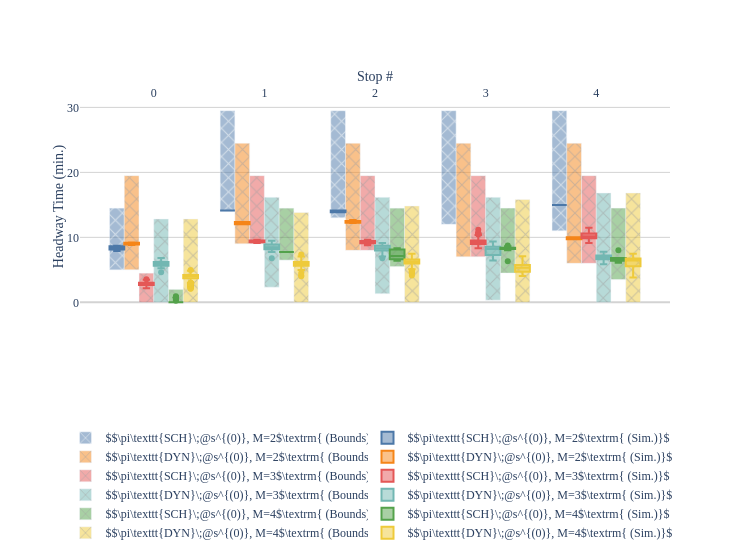

The cell this chart's notebook holds for it:
### Markdown cell above
## Number of Buses

### Code cell
# Base route - no control
N_STOPS = 5
BASE_ROUTE = [
    {
        'tau': (4, 4.5),
        'delta': (0, 0.5),
        'policy': BolehPolicy,
        'policy_args': {},
    } for _ in range(N_STOPS)
]

# Scheduled terminal departure
SCHED_ROUTE = copy.deepcopy(BASE_ROUTE)
SCHED_ROUTE[0]['policy'] = LeakyBucketPolicy
SCHED_ROUTE[0]['policy_args'] = {'time_delta': 10, 'offset': 0}

# Scheduled terminal departure
SCHED_ROUTE2 = copy.deepcopy(BASE_ROUTE)
SCHED_ROUTE2[0]['policy'] = LeakyBucketPolicy
SCHED_ROUTE2[0]['policy_args'] = {'time_delta': 15, 'offset': 0}

# Scheduled terminal departure
SCHED_ROUTE4 = copy.deepcopy(BASE_ROUTE)
SCHED_ROUTE4[0]['policy'] = LeakyBucketPolicy
SCHED_ROUTE4[0]['policy_args'] = {'time_delta': 7.5, 'offset': 0}

# Ratio Driven Route has one stop driven by ratio policy
RATIO_ROUTE = copy.deepcopy(BASE_ROUTE)
RATIO_ROUTE[0]['policy'] = RatioDrivenPolicy
RATIO_ROUTE[0]['policy_args'] = {'target_ratio': 1, 'activation_ratio': 1, 'max_holding': float('inf')}


routes = {
    r'$\pi\texttt{SCH}\;@s^{(0)}, M=2$': (SCHED_ROUTE2, [0, 15]),
    r'$\pi\texttt{DYN}\;@s^{(0)}, M=2$': (RATIO_ROUTE, [0, 15]),
    r'$\pi\texttt{SCH}\;@s^{(0)}, M=3$': (SCHED_ROUTE, [0, 10, 20]),
    r'$\pi\texttt{DYN}\;@s^{(0)}, M=3$': (RATIO_ROUTE, [0, 10, 20]), 
    r'$\pi\texttt{SCH}\;@s^{(0)}, M=4$': (SCHED_ROUTE4, [0, 7.5, 15, 22.5]),
    r'$\pi\texttt{DYN}\;@s^{(0)}, M=4$': (RATIO_ROUTE, [0, 7.5, 15, 22.5]), 
}
t_max=60 * 24 * 7
results = {}
for name, route in routes.items():
    print(f'Working on {name}...')
    wc_headway, bc_headway = wcht(route_factory(route[0]), route[1], t_max)
    wc_travel = []
    for i in range(len(route[0])):
        wc_travel.append([])
        for j in range(len(route[0])):
            wc_travel[i].append(wctt(route_factory(route[0]), route[1], wc_headway, i, j))
    prob_results = simulate(route_factory(route[0]), route[1], t_max, seed=0)
    results[name] = {
        'worst_case': {'headway': wc_headway, 'travel': wc_travel},
        'best_case': {'headway': bc_headway},
        'simulation': prob_results,
        'route': route[0]
    }

plot_headway(results)

### Figure 1 — Plotly figure (JSON) as saved in the notebook; plotly's stock layout.template omitted (floating-point values rounded to 4 significant figures; data arrays with more than 128 entries replaced by an {"elided": "..."} marker saying what was removed)
{"data": [{"base": [5], "legend": "legend", "marker": {"color": "#4C78A8", "pattern": {"shape": "x"}}, "name": "$$\\pi\\texttt{SCH}\\;@s^{(0)}, M=2$\\textrm{ (Bounds)}$", "opacity": 0.5, "showlegend": true, "type": "bar", "width": 0.1333, "x": [-0.3333], "y": [9.5]}, {"legend": "legend2", "marker": {"color": "#4C78A8"}, "name": "$$\\pi\\texttt{SCH}\\;@s^{(0)}, M=2$\\textrm{ (Sim.)}$", "opacity": 1, "showlegend": true, "type": "box", "width": 0.1333, "x": [-0.3333, -0.3333, -0.3333, -0.3333], "y": [8.521, 8.359, 8.71, 7.885]}, {"base": [14], "legend": "legend", "marker": {"color": "#4C78A8", "pattern": {"shape": "x"}}, "name": "$$\\pi\\texttt{SCH}\\;@s^{(0)}, M=2$\\textrm{ (Bounds)}$", "opacity": 0.5, "showlegend": false, "type": "bar", "width": 0.1333, "x": [0.6667], "y": [15.5]}, {"legend": "legend2", "marker": {"color": "#4C78A8"}, "name": "$$\\pi\\texttt{SCH}\\;@s^{(0)}, M=2$\\textrm{ (Sim.)}$", "opacity": 1, "showlegend": false, "type": "box", "width": 0.1333, "x": [0.6667], "y": [14.14]}, {"base": [13], "legend": "legend", "marker": {"color": "#4C78A8", "pattern": {"shape": "x"}}, "name": "$$\\pi\\texttt{SCH}\\;@s^{(0)}, M=2$\\textrm{ (Bounds)}$", "opacity": 0.5, "showlegend": false, "type": "bar", "width": 0.1333, "x": [1.667], "y": [16.5]}, {"legend": "legend2", "marker": {"color": "#4C78A8"}, "name": "$$\\pi\\texttt{SCH}\\;@s^{(0)}, M=2$\\textrm{ (Sim.)}$", "opacity": 1, "showlegend": false, "type": "box", "width": 0.1333, "x": [1.667, 1.667], "y": [14.15, 13.85]}, {"base": [12], "legend": "legend", "marker": {"color": "#4C78A8", "pattern": {"shape": "x"}}, "name": "$$\\pi\\texttt{SCH}\\;@s^{(0)}, M=2$\\textrm{ (Bounds)}$", "opacity": 0.5, "showlegend": false, "type": "bar", "width": 0.1333, "x": [2.667], "y": [17.5]}, {"legend": "legend2", "marker": {"color": "#4C78A8"}, "name": "$$\\pi\\texttt{SCH}\\;@s^{(0)}, M=2$\\textrm{ (Sim.)}$", "opacity": 1, "showlegend": false, "type": "box", "width": 0.1333, "x": [], "y": []}, {"base": [11], "legend": "legend", "marker": {"color": "#4C78A8", "pattern": {"shape": "x"}}, "name": "$$\\pi\\texttt{SCH}\\;@s^{(0)}, M=2$\\textrm{ (Bounds)}$", "opacity": 0.5, "showlegend": false, "type": "bar", "width": 0.1333, "x": [3.667], "y": [18.5]}, {"legend": "legend2", "marker": {"color": "#4C78A8"}, "name": "$$\\pi\\texttt{SCH}\\;@s^{(0)}, M=2$\\textrm{ (Sim.)}$", "opacity": 1, "showlegend": false, "type": "box", "width": 0.1333, "x": [3.667], "y": [14.98]}, {"base": [5], "legend": "legend", "marker": {"color": "#F58518", "pattern": {"shape": "x"}}, "name": "$$\\pi\\texttt{DYN}\\;@s^{(0)}, M=2$\\textrm{ (Bounds)}$", "opacity": 0.5, "showlegend": true, "type": "bar", "width": 0.1333, "x": [-0.2], "y": [14.5]}, {"legend": "legend2", "marker": {"color": "#F58518"}, "name": "$$\\pi\\texttt{DYN}\\;@s^{(0)}, M=2$\\textrm{ (Sim.)}$", "opacity": 1, "showlegend": true, "type": "box", "width": 0.1333, "x": [-0.2, -0.2, -0.2, -0.2], "y": [8.841, 9.14, 9.201, 8.974]}, {"base": [9], "legend": "legend", "marker": {"color": "#F58518", "pattern": {"shape": "x"}}, "name": "$$\\pi\\texttt{DYN}\\;@s^{(0)}, M=2$\\textrm{ (Bounds)}$", "opacity": 0.5, "showlegend": false, "type": "bar", "width": 0.1333, "x": [0.8], "y": [15.5]}, {"legend": "legend2", "marker": {"color": "#F58518"}, "name": "$$\\pi\\texttt{DYN}\\;@s^{(0)}, M=2$\\textrm{ (Sim.)}$", "opacity": 1, "showlegend": false, "type": "box", "width": 0.1333, "x": [0.8, 0.8], "y": [12.35, 12.01]}, {"base": [8], "legend": "legend", "marker": {"color": "#F58518", "pattern": {"shape": "x"}}, "name": "$$\\pi\\texttt{DYN}\\;@s^{(0)}, M=2$\\textrm{ (Bounds)}$", "opacity": 0.5, "showlegend": false, "type": "bar", "width": 0.1333, "x": [1.8], "y": [16.5]}, {"legend": "legend2", "marker": {"color": "#F58518"}, "name": "$$\\pi\\texttt{DYN}\\;@s^{(0)}, M=2$\\textrm{ (Sim.)}$", "opacity": 1, "showlegend": false, "type": "box", "width": 0.1333, "x": [1.8, 1.8, 1.8, 1.8, 1.8, 1.8, 1.8, 1.8], "y": [12.67, 12.25, 12.46, 12.55, 12.36, 12.49, 12.22, 12.25]}, {"base": [7], "legend": "legend", "marker": {"color": "#F58518", "pattern": {"shape": "x"}}, "name": "$$\\pi\\texttt{DYN}\\;@s^{(0)}, M=2$\\textrm{ (Bounds)}$", "opacity": 0.5, "showlegend": false, "type": "bar", "width": 0.1333, "x": [2.8], "y": [17.5]}, {"legend": "legend2", "marker": {"color": "#F58518"}, "name": "$$\\pi\\texttt{DYN}\\;@s^{(0)}, M=2$\\textrm{ (Sim.)}$", "opacity": 1, "showlegend": false, "type": "box", "width": 0.1333, "x": [], "y": []}, {"base": [6], "legend": "legend", "marker": {"color": "#F58518", "pattern": {"shape": "x"}}, "name": "$$\\pi\\texttt{DYN}\\;@s^{(0)}, M=2$\\textrm{ (Bounds)}$", "opacity": 0.5, "showlegend": false, "type": "bar", "width": 0.1333, "x": [3.8], "y": [18.5]}, {"legend": "legend2", "marker": {"color": "#F58518"}, "name": "$$\\pi\\texttt{DYN}\\;@s^{(0)}, M=2$\\textrm{ (Sim.)}$", "opacity": 1, "showlegend": false, "type": "box", "width": 0.1333, "x": [3.8, 3.8], "y": [9.706, 10.0]}, {"base": [0], "legend": "legend", "marker": {"color": "#E45756", "pattern": {"shape": "x"}}, "name": "$$\\pi\\texttt{SCH}\\;@s^{(0)}, M=3$\\textrm{ (Bounds)}$", "opacity": 0.5, "showlegend": true, "type": "bar", "width": 0.1333, "x": [-0.06667], "y": [4.5]}, {"legend": "legend2", "marker": {"color": "#E45756"}, "name": "$$\\pi\\texttt{SCH}\\;@s^{(0)}, M=3$\\textrm{ (Sim.)}$", "opacity": 1, "showlegend": true, "type": "box", "width": 0.1333, "x": [-0.06667, -0.06667, -0.06667, -0.06667, -0.06667, -0.06667, -0.06667, -0.06667, -0.06667, -0.06667, -0.06667, -0.06667, -0.06667, -0.06667, -0.06667, -0.06667, -0.06667, -0.06667, -0.06667, -0.06667, -0.06667, -0.06667, -0.06667, -0.06667, -0.06667, -0.06667, -0.06667, -0.06667, -0.06667, -0.06667, -0.06667, -0.06667, -0.06667, -0.06667, -0.06667, -0.06667, -0.06667, -0.06667, -0.06667, -0.06667, -0.06667, -0.06667, -0.06667, -0.06667, -0.06667, -0.06667, -0.06667, -0.06667, -0.06667, -0.06667, -0.06667, -0.06667, -0.06667, -0.06667, -0.06667, -0.06667, -0.06667, -0.06667, -0.06667, -0.06667, -0.06667, -0.06667, -0.06667, -0.06667, -0.06667, -0.06667, -0.06667, -0.06667, -0.06667, -0.06667, -0.06667, -0.06667, -0.06667, -0.06667], "y": [2.581, 2.353, 2.897, 2.901, 3.491, 2.978, 3.046, 2.983, 2.633, 2.663, 3.131, 2.456, 2.82, 2.683, 2.879, 2.793, 2.305, 2.778, 2.924, 2.672, 2.831, 2.988, 3.025, 2.811, 3.102, 2.575, 2.945, 2.563, 3.096, 2.437, 2.76, 2.881, 3.318, 3.038, 3.051, 2.582, 2.741, 3.101, 3.012, 2.651, 3.167, 3.007, 2.361, 2.992, 2.907, 3.564, 3.258, 2.806, 3.166, 2.994, 2.879, 2.681, 2.822, 2.628, 2.97, 2.683, 2.976, 2.699, 2.714, 2.892, 2.694, 2.631, 3.1, 2.663, 2.589, 2.734, 2.545, 2.836, 3.095, 2.773, 3.189, 2.396, 2.896, 2.153]}, {"base": [9], "legend": "legend", "marker": {"color": "#E45756", "pattern": {"shape": "x"}}, "name": "$$\\pi\\texttt{SCH}\\;@s^{(0)}, M=3$\\textrm{ (Bounds)}$", "opacity": 0.5, "showlegend": false, "type": "bar", "width": 0.1333, "x": [0.9333], "y": [10.5]}, {"legend": "legend2", "marker": {"color": "#E45756"}, "name": "$$\\pi\\texttt{SCH}\\;@s^{(0)}, M=3$\\textrm{ (Sim.)}$", "opacity": 1, "showlegend": false, "type": "box", "width": 0.1333, "x": [0.9333, 0.9333, 0.9333, 0.9333, 0.9333, 0.9333, 0.9333, 0.9333, 0.9333, 0.9333, 0.9333, 0.9333, 0.9333, 0.9333, 0.9333], "y": [9.609, 9.372, 9.4, 9.62, 9.244, 9.406, 9.243, 9.568, 9.148, 9.152, 9.464, 9.417, 9.214, 9.513, 9.369]}, {"base": [8], "legend": "legend", "marker": {"color": "#E45756", "pattern": {"shape": "x"}}, "name": "$$\\pi\\texttt{SCH}\\;@s^{(0)}, M=3$\\textrm{ (Bounds)}$", "opacity": 0.5, "showlegend": false, "type": "bar", "width": 0.1333, "x": [1.933], "y": [11.5]}, {"legend": "legend2", "marker": {"color": "#E45756"}, "name": "$$\\pi\\texttt{SCH}\\;@s^{(0)}, M=3$\\textrm{ (Sim.)}$", "opacity": 1, "showlegend": false, "type": "box", "width": 0.1333, "x": [1.933, 1.933, 1.933, 1.933, 1.933, 1.933, 1.933, 1.933, 1.933, 1.933, 1.933, 1.933, 1.933, 1.933, 1.933, 1.933, 1.933, 1.933, 1.933, 1.933, 1.933, 1.933, 1.933, 1.933, 1.933, 1.933, 1.933, 1.933, 1.933, 1.933, 1.933, 1.933, 1.933, 1.933, 1.933, 1.933, 1.933, 1.933, 1.933, 1.933, 1.933, 1.933, 1.933, 1.933, 1.933], "y": [8.912, 9.502, 9.614, 9.444, 9.15, 9.458, 9.023, 9.511, 8.976, 9.202, 8.803, 8.894, 9.467, 8.981, 9.44, 9.263, 9.119, 9.362, 8.901, 8.937, 9.34, 9.326, 9.265, 9.071, 9.445, 9.583, 9.377, 9.186, 9.554, 9.096, 9.179, 9.217, 9.47, 8.932, 9.124, 9.438, 9.236, 8.813, 9.313, 9.432, 9.104, 9.269, 9.09, 9.349, 9.086]}, {"base": [7], "legend": "legend", "marker": {"color": "#E45756", "pattern": {"shape": "x"}}, "name": "$$\\pi\\texttt{SCH}\\;@s^{(0)}, M=3$\\textrm{ (Bounds)}$", "opacity": 0.5, "showlegend": false, "type": "bar", "width": 0.1333, "x": [2.933], "y": [12.5]}, {"legend": "legend2", "marker": {"color": "#E45756"}, "name": "$$\\pi\\texttt{SCH}\\;@s^{(0)}, M=3$\\textrm{ (Sim.)}$", "opacity": 1, "showlegend": false, "type": "box", "width": 0.1333, "x": [2.933, 2.933, 2.933, 2.933, 2.933, 2.933, 2.933, 2.933, 2.933, 2.933, 2.933, 2.933, 2.933, 2.933, 2.933, 2.933, 2.933, 2.933, 2.933, 2.933, 2.933, 2.933, 2.933, 2.933, 2.933, 2.933, 2.933, 2.933, 2.933, 2.933, 2.933, 2.933, 2.933, 2.933, 2.933, 2.933, 2.933, 2.933, 2.933, 2.933, 2.933, 2.933, 2.933, 2.933, 2.933, 2.933, 2.933, 2.933, 2.933, 2.933, 2.933, 2.933, 2.933, 2.933, 2.933, 2.933, 2.933, 2.933, 2.933, 2.933, 2.933, 2.933, 2.933, 2.933, 2.933, 2.933, 2.933, 2.933, 2.933, 2.933, 2.933, 2.933, 2.933, 2.933, 2.933, 2.933, 2.933, 2.933, 2.933, 2.933, 2.933, 2.933, 2.933], "y": [10.58, 9.414, 8.586, 8.953, 8.605, 8.94, 10.3, 8.886, 9.585, 9.268, 8.932, 8.949, 8.98, 9.199, 8.56, 8.918, 9.174, 8.91, 9.074, 9.902, 9.287, 9.064, 9.981, 10.28, 9.057, 9.336, 9.175, 9.243, 9.474, 9.249, 8.823, 8.979, 11.19, 8.846, 9.163, 8.954, 9.922, 9.123, 8.83, 8.917, 9.821, 8.943, 9.44, 9.522, 9.209, 9.537, 9.934, 8.895, 10.35, 9.468, 9.055, 10.1, 9.447, 10.22, 8.329, 9.375, 9.27, 9.221, 9.022, 10.62, 10.1, 9.305, 9.084, 8.789, 8.858, 10.55, 9.247, 9.245, 9.222, 8.999, 9.473, 10.64, 10.6, 10.07, 9.236, 9.114, 9.455, 10.42, 8.713, 9.426, 9.351, 9.124, 8.986]}, {"base": [6], "legend": "legend", "marker": {"color": "#E45756", "pattern": {"shape": "x"}}, "name": "$$\\pi\\texttt{SCH}\\;@s^{(0)}, M=3$\\textrm{ (Bounds)}$", "opacity": 0.5, "showlegend": false, "type": "bar", "width": 0.1333, "x": [3.933], "y": [13.5]}, {"legend": "legend2", "marker": {"color": "#E45756"}, "name": "$$\\pi\\texttt{SCH}\\;@s^{(0)}, M=3$\\textrm{ (Sim.)}$", "opacity": 1, "showlegend": false, "type": "box", "width": 0.1333, "x": [3.933, 3.933, 3.933, 3.933, 3.933, 3.933, 3.933, 3.933, 3.933, 3.933, 3.933, 3.933, 3.933, 3.933, 3.933, 3.933, 3.933, 3.933, 3.933, 3.933, 3.933, 3.933, 3.933, 3.933, 3.933, 3.933, 3.933, 3.933, 3.933, 3.933, 3.933, 3.933, 3.933, 3.933, 3.933, 3.933, 3.933, 3.933, 3.933, 3.933, 3.933, 3.933, 3.933, 3.933, 3.933, 3.933, 3.933, 3.933, 3.933, 3.933, 3.933, 3.933], "y": [10.87, 10.52, 10.64, 10.05, 10.85, 9.857, 10.21, 10.4, 9.526, 10.62, 9.841, 10.03, 10.35, 10.07, 10.29, 9.922, 10.89, 9.607, 10.05, 10.1, 11.5, 9.895, 10.95, 11.28, 9.257, 9.846, 10.54, 10.52, 9.15, 9.855, 9.855, 10.5, 9.843, 9.603, 9.967, 10.39, 10.76, 10.04, 10.42, 9.954, 9.658, 9.947, 10.63, 10.13, 10.39, 10.13, 10.26, 10.91, 10.64, 10.99, 9.881, 9.518]}, {"base": [0], "legend": "legend", "marker": {"color": "#72B7B2", "pattern": {"shape": "x"}}, "name": "$$\\pi\\texttt{DYN}\\;@s^{(0)}, M=3$\\textrm{ (Bounds)}$", "opacity": 0.5, "showlegend": true, "type": "bar", "width": 0.1333, "x": [0.06667], "y": [12.83]}, {"legend": "legend2", "marker": {"color": "#72B7B2"}, "name": "$$\\pi\\texttt{DYN}\\;@s^{(0)}, M=3$\\textrm{ (Sim.)}$", "opacity": 1, "showlegend": true, "type": "box", "width": 0.1333, "x": [0.06667, 0.06667, 0.06667, 0.06667, 0.06667, 0.06667, 0.06667, 0.06667, 0.06667, 0.06667, 0.06667, 0.06667, 0.06667, 0.06667, 0.06667, 0.06667, 0.06667, 0.06667, 0.06667, 0.06667, 0.06667, 0.06667, 0.06667, 0.06667, 0.06667, 0.06667, 0.06667, 0.06667, 0.06667, 0.06667, 0.06667, 0.06667, 0.06667, 0.06667, 0.06667, 0.06667, 0.06667, 0.06667, 0.06667, 0.06667, 0.06667, 0.06667, 0.06667, 0.06667, 0.06667, 0.06667, 0.06667, 0.06667, 0.06667, 0.06667, 0.06667, 0.06667, 0.06667, 0.06667, 0.06667, 0.06667, 0.06667, 0.06667], "y": [5.482, 5.748, 5.235, 5.558, 6.281, 5.633, 6.261, 6.22, 5.931, 5.718, 6.253, 6.101, 5.919, 5.524, 6.084, 5.976, 6.571, 6.342, 5.682, 5.343, 5.986, 5.492, 4.641, 5.814, 5.917, 6.263, 6.628, 5.804, 5.87, 5.728, 5.365, 5.502, 5.797, 6.135, 6.434, 6.067, 5.724, 6.561, 6.006, 5.849, 6.18, 6.03, 6.151, 5.582, 6.1, 6.202, 6.843, 5.727, 6.227, 6.61, 5.716, 5.39, 5.583, 5.798, 5.417, 5.347, 6.42, 6.076]}, {"base": [2.333], "legend": "legend", "marker": {"color": "#72B7B2", "pattern": {"shape": "x"}}, "name": "$$\\pi\\texttt{DYN}\\;@s^{(0)}, M=3$\\textrm{ (Bounds)}$", "opacity": 0.5, "showlegend": false, "type": "bar", "width": 0.1333, "x": [1.067], "y": [13.83]}, {"legend": "legend2", "marker": {"color": "#72B7B2"}, "name": "$$\\pi\\texttt{DYN}\\;@s^{(0)}, M=3$\\textrm{ (Sim.)}$", "opacity": 1, "showlegend": false, "type": "box", "width": 0.1333, "x": [1.067, 1.067, 1.067, 1.067, 1.067, 1.067, 1.067, 1.067, 1.067, 1.067, 1.067, 1.067, 1.067, 1.067, 1.067, 1.067, 1.067, 1.067, 1.067, 1.067, 1.067, 1.067, 1.067, 1.067, 1.067, 1.067, 1.067, 1.067, 1.067, 1.067, 1.067, 1.067, 1.067, 1.067, 1.067, 1.067, 1.067], "y": [8.63, 8.386, 9.43, 8.202, 7.732, 8.489, 8.46, 8.35, 8.101, 8.218, 8.917, 8.949, 8.18, 8.909, 8.279, 6.772, 8.347, 8.505, 8.4, 7.805, 8.814, 9.065, 7.918, 8.102, 8.088, 8.871, 8.149, 9.498, 8.506, 7.949, 9.095, 9.272, 9.039, 9.08, 8.68, 8.868, 8.404]}, {"base": [1.333], "legend": "legend", "marker": {"color": "#72B7B2", "pattern": {"shape": "x"}}, "name": "$$\\pi\\texttt{DYN}\\;@s^{(0)}, M=3$\\textrm{ (Bounds)}$", "opacity": 0.5, "showlegend": false, "type": "bar", "width": 0.1333, "x": [2.067], "y": [14.83]}, {"legend": "legend2", "marker": {"color": "#72B7B2"}, "name": "$$\\pi\\texttt{DYN}\\;@s^{(0)}, M=3$\\textrm{ (Sim.)}$", "opacity": 1, "showlegend": false, "type": "box", "width": 0.1333, "x": [2.067, 2.067, 2.067, 2.067, 2.067, 2.067, 2.067, 2.067, 2.067, 2.067, 2.067, 2.067, 2.067, 2.067, 2.067, 2.067, 2.067, 2.067, 2.067, 2.067, 2.067, 2.067, 2.067, 2.067, 2.067, 2.067, 2.067, 2.067, 2.067, 2.067, 2.067, 2.067, 2.067, 2.067, 2.067, 2.067, 2.067, 2.067, 2.067, 2.067, 2.067, 2.067, 2.067, 2.067, 2.067, 2.067, 2.067, 2.067, 2.067, 2.067, 2.067, 2.067, 2.067, 2.067, 2.067, 2.067], "y": [8.803, 8.136, 7.598, 8.63, 8.76, 8.504, 8.584, 9.005, 8.572, 7.126, 7.898, 8.178, 7.616, 8.733, 7.982, 8.476, 8.139, 8.739, 7.748, 8.735, 9.009, 7.337, 8.563, 8.382, 8.45, 8.178, 8.337, 7.131, 8.947, 7.982, 7.769, 8.464, 7.886, 7.852, 8.029, 9.127, 8.069, 8.287, 8.182, 8.372, 8.117, 6.796, 8.709, 8.065, 8.841, 7.343, 8.453, 8.779, 8.735, 8.861, 8.206, 7.038, 8.735, 8.715, 8.111, 8.091]}, {"base": [0.3333], "legend": "legend", "marker": {"color": "#72B7B2", "pattern": {"shape": "x"}}, "name": "$$\\pi\\texttt{DYN}\\;@s^{(0)}, M=3$\\textrm{ (Bounds)}$", "opacity": 0.5, "showlegend": false, "type": "bar", "width": 0.1333, "x": [3.067], "y": [15.83]}, {"legend": "legend2", "marker": {"color": "#72B7B2"}, "name": "$$\\pi\\texttt{DYN}\\;@s^{(0)}, M=3$\\textrm{ (Sim.)}$", "opacity": 1, "showlegend": false, "type": "box", "width": 0.1333, "x": [3.067, 3.067, 3.067, 3.067, 3.067, 3.067, 3.067, 3.067, 3.067, 3.067, 3.067, 3.067, 3.067, 3.067, 3.067, 3.067, 3.067, 3.067, 3.067, 3.067, 3.067, 3.067, 3.067, 3.067, 3.067, 3.067, 3.067, 3.067, 3.067, 3.067, 3.067, 3.067, 3.067, 3.067, 3.067, 3.067, 3.067, 3.067, 3.067, 3.067, 3.067, 3.067, 3.067, 3.067, 3.067, 3.067, 3.067, 3.067, 3.067, 3.067, 3.067, 3.067, 3.067, 3.067, 3.067, 3.067, 3.067, 3.067, 3.067, 3.067, 3.067, 3.067, 3.067, 3.067, 3.067, 3.067, 3.067, 3.067, 3.067, 3.067, 3.067, 3.067, 3.067, 3.067, 3.067, 3.067, 3.067, 3.067, 3.067, 3.067, 3.067, 3.067, 3.067, 3.067, 3.067, 3.067, 3.067, 3.067, 3.067, 3.067, 3.067, 3.067, 3.067, 3.067], "y": [7.513, 8.457, 8.632, 7.031, 8.541, 7.689, 6.849, 8.823, 6.83, 9.368, 8.749, 7.248, 8.589, 8.328, 7.126, 7.418, 8.777, 6.866, 8.596, 7.905, 7.547, 8.525, 8.522, 7.9, 8.32, 8.488, 7.502, 8.428, 7.397, 7.325, 7.1, 8.722, 8.557, 7.278, 9.23, 6.846, 8.668, 7.271, 8.537, 8.661, 6.734, 8.778, 7.244, 8.512, 8.434, 7.905, 6.827, 8.425, 8.121, 6.664, 8.434, 6.965, 8.785, 8.236, 8.491, 8.442, 7.439, 8.58, 7.933, 6.464, 6.975, 6.989, 8.515, 7.105, 8.385, 8.704, 6.448, 6.992, 8.732, 8.604, 8.765, 8.221, 8.148, 8.475, 6.853, 8.389, 8.084, 7.932, 8.214, 8.389, 7.41, 8.818, 7.032, 8.368, 7.695, 6.75, 7.081, 9.21, 8.798, 7.633, 8.733, 8.514, 8.174, 8.74]}, {"base": [0], "legend": "legend", "marker": {"color": "#72B7B2", "pattern": {"shape": "x"}}, "name": "$$\\pi\\texttt{DYN}\\;@s^{(0)}, M=3$\\textrm{ (Bounds)}$", "opacity": 0.5, "showlegend": false, "type": "bar", "width": 0.1333, "x": [4.067], "y": [16.83]}, {"legend": "legend2", "marker": {"color": "#72B7B2"}, "name": "$$\\pi\\texttt{DYN}\\;@s^{(0)}, M=3$\\textrm{ (Sim.)}$", "opacity": 1, "showlegend": false, "type": "box", "width": 0.1333, "x": [4.067, 4.067, 4.067, 4.067, 4.067, 4.067, 4.067, 4.067, 4.067, 4.067, 4.067, 4.067, 4.067, 4.067, 4.067, 4.067, 4.067, 4.067, 4.067, 4.067, 4.067, 4.067, 4.067, 4.067, 4.067, 4.067, 4.067, 4.067, 4.067, 4.067, 4.067, 4.067, 4.067, 4.067, 4.067, 4.067, 4.067, 4.067, 4.067, 4.067], "y": [7.689, 7.402, 6.94, 7.492, 7.699, 6.504, 7.212, 7.019, 7.609, 7.326, 6.553, 6.369, 6.726, 7.131, 6.775, 7.244, 6.917, 5.903, 6.999, 6.736, 6.966, 7.046, 6.719, 7.159, 7.454, 6.886, 6.854, 6.243, 6.553, 6.33, 7.013, 6.892, 6.935, 7.46, 7.148, 7.117, 6.534, 6.497, 7.799, 5.852]}, {"base": [0], "legend": "legend", "marker": {"color": "#54A24B", "pattern": {"shape": "x"}}, "name": "$$\\pi\\texttt{SCH}\\;@s^{(0)}, M=4$\\textrm{ (Bounds)}$", "opacity": 0.5, "showlegend": true, "type": "bar", "width": 0.1333, "x": [0.2], "y": [2]}, {"legend": "legend2", "marker": {"color": "#54A24B"}, "name": "$$\\pi\\texttt{SCH}\\;@s^{(0)}, M=4$\\textrm{ (Sim.)}$", "opacity": 1, "showlegend": true, "type": "box", "width": 0.1333, "x": {"elided": "318 float values"}, "y": {"elided": "318 float values"}}, {"base": [6.5], "legend": "legend", "marker": {"color": "#54A24B", "pattern": {"shape": "x"}}, "name": "$$\\pi\\texttt{SCH}\\;@s^{(0)}, M=4$\\textrm{ (Bounds)}$", "opacity": 0.5, "showlegend": false, "type": "bar", "width": 0.1333, "x": [1.2], "y": [8]}, {"legend": "legend2", "marker": {"color": "#54A24B"}, "name": "$$\\pi\\texttt{SCH}\\;@s^{(0)}, M=4$\\textrm{ (Sim.)}$", "opacity": 1, "showlegend": false, "type": "box", "width": 0.1333, "x": [1.2], "y": [7.766]}, {"base": [5.5], "legend": "legend", "marker": {"color": "#54A24B", "pattern": {"shape": "x"}}, "name": "$$\\pi\\texttt{SCH}\\;@s^{(0)}, M=4$\\textrm{ (Bounds)}$", "opacity": 0.5, "showlegend": false, "type": "bar", "width": 0.1333, "x": [2.2], "y": [9]}, {"legend": "legend2", "marker": {"color": "#54A24B"}, "name": "$$\\pi\\texttt{SCH}\\;@s^{(0)}, M=4$\\textrm{ (Sim.)}$", "opacity": 1, "showlegend": false, "type": "box", "width": 0.1333, "x": [2.2, 2.2, 2.2, 2.2, 2.2, 2.2, 2.2, 2.2, 2.2, 2.2, 2.2, 2.2, 2.2, 2.2], "y": [6.623, 8.143, 8.054, 8.181, 6.393, 8.311, 6.839, 6.958, 6.497, 6.613, 8.206, 6.747, 7.866, 7.323]}, {"base": [4.5], "legend": "legend", "marker": {"color": "#54A24B", "pattern": {"shape": "x"}}, "name": "$$\\pi\\texttt{SCH}\\;@s^{(0)}, M=4$\\textrm{ (Bounds)}$", "opacity": 0.5, "showlegend": false, "type": "bar", "width": 0.1333, "x": [3.2], "y": [10]}, {"legend": "legend2", "marker": {"color": "#54A24B"}, "name": "$$\\pi\\texttt{SCH}\\;@s^{(0)}, M=4$\\textrm{ (Sim.)}$", "opacity": 1, "showlegend": false, "type": "box", "width": 0.1333, "x": [3.2, 3.2, 3.2, 3.2, 3.2, 3.2, 3.2, 3.2, 3.2, 3.2, 3.2, 3.2, 3.2, 3.2, 3.2, 3.2, 3.2, 3.2, 3.2, 3.2], "y": [8.228, 8.033, 8.074, 8.435, 8.215, 8.334, 8.307, 8.303, 8.641, 8.516, 8.215, 8.227, 8.756, 6.337, 8.531, 8.204, 8.283, 8.255, 8.334, 8.15]}, {"base": [3.5], "legend": "legend", "marker": {"color": "#54A24B", "pattern": {"shape": "x"}}, "name": "$$\\pi\\texttt{SCH}\\;@s^{(0)}, M=4$\\textrm{ (Bounds)}$", "opacity": 0.5, "showlegend": false, "type": "bar", "width": 0.1333, "x": [4.2], "y": [11]}, {"legend": "legend2", "marker": {"color": "#54A24B"}, "name": "$$\\pi\\texttt{SCH}\\;@s^{(0)}, M=4$\\textrm{ (Sim.)}$", "opacity": 1, "showlegend": false, "type": "box", "width": 0.1333, "x": [4.2, 4.2, 4.2, 4.2, 4.2, 4.2], "y": [6.784, 8.014, 6.81, 6.414, 6.68, 6.095]}, {"base": [0], "legend": "legend", "marker": {"color": "#EECA3B", "pattern": {"shape": "x"}}, "name": "$$\\pi\\texttt{DYN}\\;@s^{(0)}, M=4$\\textrm{ (Bounds)}$", "opacity": 0.5, "showlegend": true, "type": "bar", "width": 0.1333, "x": [0.3333], "y": [12.83]}, {"legend": "legend2", "marker": {"color": "#EECA3B"}, "name": "$$\\pi\\texttt{DYN}\\;@s^{(0)}, M=4$\\textrm{ (Sim.)}$", "opacity": 1, "showlegend": true, "type": "box", "width": 0.1333, "x": {"elided": "411 float values"}, "y": {"elided": "411 float values"}}, {"base": [0], "legend": "legend", "marker": {"color": "#EECA3B", "pattern": {"shape": "x"}}, "name": "$$\\pi\\texttt{DYN}\\;@s^{(0)}, M=4$\\textrm{ (Bounds)}$", "opacity": 0.5, "showlegend": false, "type": "bar", "width": 0.1333, "x": [1.333], "y": [13.83]}, {"legend": "legend2", "marker": {"color": "#EECA3B"}, "name": "$$\\pi\\texttt{DYN}\\;@s^{(0)}, M=4$\\textrm{ (Sim.)}$", "opacity": 1, "showlegend": false, "type": "box", "width": 0.1333, "x": {"elided": "371 float values"}, "y": {"elided": "371 float values"}}, {"base": [0], "legend": "legend", "marker": {"color": "#EECA3B", "pattern": {"shape": "x"}}, "name": "$$\\pi\\texttt{DYN}\\;@s^{(0)}, M=4$\\textrm{ (Bounds)}$", "opacity": 0.5, "showlegend": false, "type": "bar", "width": 0.1333, "x": [2.333], "y": [14.83]}, {"legend": "legend2", "marker": {"color": "#EECA3B"}, "name": "$$\\pi\\texttt{DYN}\\;@s^{(0)}, M=4$\\textrm{ (Sim.)}$", "opacity": 1, "showlegend": false, "type": "box", "width": 0.1333, "x": [2.333, 2.333, 2.333, 2.333, 2.333, 2.333, 2.333, 2.333, 2.333, 2.333, 2.333, 2.333, 2.333, 2.333, 2.333, 2.333, 2.333, 2.333, 2.333, 2.333, 2.333, 2.333, 2.333, 2.333, 2.333, 2.333, 2.333, 2.333, 2.333, 2.333, 2.333, 2.333, 2.333, 2.333, 2.333, 2.333, 2.333, 2.333, 2.333, 2.333, 2.333, 2.333, 2.333, 2.333, 2.333, 2.333, 2.333, 2.333, 2.333, 2.333, 2.333, 2.333, 2.333, 2.333, 2.333, 2.333, 2.333, 2.333, 2.333, 2.333, 2.333, 2.333, 2.333, 2.333, 2.333, 2.333, 2.333, 2.333, 2.333, 2.333, 2.333, 2.333, 2.333, 2.333, 2.333, 2.333, 2.333, 2.333, 2.333, 2.333, 2.333, 2.333, 2.333, 2.333, 2.333, 2.333, 2.333, 2.333, 2.333, 2.333, 2.333, 2.333, 2.333, 2.333, 2.333, 2.333, 2.333, 2.333, 2.333, 2.333, 2.333, 2.333, 2.333, 2.333, 2.333, 2.333, 2.333, 2.333, 2.333, 2.333, 2.333, 2.333, 2.333, 2.333, 2.333, 2.333, 2.333, 2.333, 2.333, 2.333, 2.333, 2.333, 2.333, 2.333], "y": [6.74, 4.747, 6.552, 5.773, 6.778, 6.737, 6.431, 6.845, 7.498, 6.631, 6.736, 6.283, 4.88, 6.576, 6.594, 6.056, 6.116, 5.834, 4.723, 6.082, 6.191, 6.238, 6.202, 5.761, 6.443, 6.016, 6.373, 5.596, 5.984, 6.249, 5.985, 6.575, 6.253, 6.013, 5.566, 6.014, 6.001, 6.978, 6.171, 6.62, 5.95, 6.294, 5.967, 6.61, 6.944, 5.549, 5.93, 6.727, 6.567, 6.338, 6.003, 6.437, 5.833, 6.777, 6.024, 4.571, 5.952, 6.69, 6.807, 6.538, 6.503, 6.385, 6.845, 6.349, 5.976, 6.586, 6.554, 6.437, 6.123, 4.7, 6.376, 6.068, 6.215, 6.922, 6.243, 6.093, 5.9, 5.848, 6.92, 6.815, 5.619, 5.738, 4.14, 7.104, 6.863, 6.948, 6.591, 7.314, 5.078, 5.34, 7.324, 5.134, 6.078, 6.029, 6.079, 6.371, 5.783, 6.275, 6.207, 5.441, 6.004, 5.997, 6.959, 6.505, 5.961, 5.642, 5.955, 6.271, 6.959, 6.772, 5.735, 6.387, 6.374, 6.363, 7.005, 6.64, 6.042, 5.975, 6.302, 6.0, 6.244, 5.843, 6.055, 4.616]}, {"base": [0], "legend": "legend", "marker": {"color": "#EECA3B", "pattern": {"shape": "x"}}, "name": "$$\\pi\\texttt{DYN}\\;@s^{(0)}, M=4$\\textrm{ (Bounds)}$", "opacity": 0.5, "showlegend": false, "type": "bar", "width": 0.1333, "x": [3.333], "y": [15.83]}, {"legend": "legend2", "marker": {"color": "#EECA3B"}, "name": "$$\\pi\\texttt{DYN}\\;@s^{(0)}, M=4$\\textrm{ (Sim.)}$", "opacity": 1, "showlegend": false, "type": "box", "width": 0.1333, "x": [3.333, 3.333, 3.333, 3.333, 3.333, 3.333, 3.333, 3.333, 3.333, 3.333, 3.333, 3.333, 3.333, 3.333, 3.333, 3.333, 3.333, 3.333, 3.333, 3.333, 3.333, 3.333, 3.333, 3.333, 3.333, 3.333, 3.333, 3.333, 3.333, 3.333, 3.333, 3.333, 3.333, 3.333, 3.333, 3.333, 3.333, 3.333, 3.333, 3.333, 3.333, 3.333, 3.333, 3.333, 3.333, 3.333, 3.333, 3.333, 3.333, 3.333, 3.333, 3.333], "y": [6.535, 5.526, 4.395, 6.796, 7.103, 6.182, 5.327, 5.084, 6.313, 4.238, 4.862, 4.446, 5.505, 4.923, 5.703, 4.481, 6.145, 5.168, 6.416, 4.555, 5.46, 4.444, 4.819, 6.138, 4.469, 5.419, 4.884, 5.522, 4.634, 6.294, 6.572, 4.048, 5.303, 5.495, 4.523, 5.196, 5.724, 4.655, 5.481, 5.191, 5.336, 5.179, 5.75, 4.433, 5.446, 6.072, 4.768, 5.724, 5.606, 5.026, 6.444, 4.199]}, {"base": [0], "legend": "legend", "marker": {"color": "#EECA3B", "pattern": {"shape": "x"}}, "name": "$$\\pi\\texttt{DYN}\\;@s^{(0)}, M=4$\\textrm{ (Bounds)}$", "opacity": 0.5, "showlegend": false, "type": "bar", "width": 0.1333, "x": [4.333], "y": [16.83]}, {"legend": "legend2", "marker": {"color": "#EECA3B"}, "name": "$$\\pi\\texttt{DYN}\\;@s^{(0)}, M=4$\\textrm{ (Sim.)}$", "opacity": 1, "showlegend": false, "type": "box", "width": 0.1333, "x": {"elided": "202 float values"}, "y": {"elided": "202 float values"}}], "layout": {"font": {"family": "Times New Roman, serif"}, "legend": {"orientation": "v", "x": 0.25, "xanchor": "center", "y": -1.1, "yanchor": "bottom"}, "legend2": {"orientation": "v", "x": 0.75, "xanchor": "center", "y": -1.1, "yanchor": "bottom"}, "plot_bgcolor": "white", "width": 750, "xaxis": {"side": "top", "tickmode": "array", "tickvals": [0, 1, 2, 3, 4], "title": {"standoff": 0, "text": "Stop #"}}, "yaxis": {"gridcolor": "lightgrey", "showgrid": true, "title": {"standoff": 0, "text": "Headway Time (min.)"}, "zeroline": true, "zerolinecolor": "lightgrey"}}}
